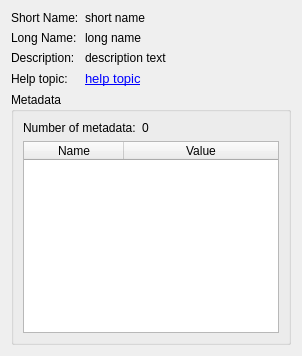
     <widget class="QWidget" name="driverTab">
      <attribute name="title">
       <string>Driver</string>
      </attribute>
      <layout class="QVBoxLayout" name="driverTabVerticalLayout">
       <item>
        <layout class="QHBoxLayout" name="driverHorizontalLayout">
         <item>
          <layout class="QGridLayout" name="driverGridLayout">
           <item row="0" column="0">
            <widget class="QLabel" name="driverShortNameLabel">
             <property name="text">
              <string>Short Name:</string>
             </property>
            </widget>
           </item>
           <item row="0" column="1">
            <widget class="QLabel" name="driverShortNameValue">
             <property name="toolTip">
              <string>Short name of the driver.</string>
             </property>
             <property name="whatsThis">
              <string>Short name of the driver.</string>
             </property>
             <property name="text">
              <string>short name</string>
             </property>
             <property name="textInteractionFlags">
              <set>Qt::LinksAccessibleByMouse|Qt::TextSelectableByKeyboard|Qt::TextSelectableByMouse</set>
             </property>
            </widget>
           </item>
           <item row="1" column="0">
            <widget class="QLabel" name="driverLongNameLabel">
             <property name="text">
              <string>Long Name:</string>
             </property>
            </widget>
           </item>
           <item row="1" column="1">
            <widget class="QLabel" name="driverLongNameValue">
             <property name="toolTip">
              <string>Long name of the driver.</string>
             </property>
             <property name="whatsThis">
              <string>Long name of the driver.</string>
             </property>
             <property name="text">
              <string>long name</string>
             </property>
             <property name="textInteractionFlags">
              <set>Qt::LinksAccessibleByMouse|Qt::TextSelectableByKeyboard|Qt::TextSelectableByMouse</set>
             </property>
            </widget>
           </item>
           <item row="2" column="0">
            <widget class="QLabel" name="driverDescriptionLabel">
             <property name="text">
              <string>Description:</string>
             </property>
            </widget>
           </item>
           <item row="2" column="1">
            <widget class="QLabel" name="driverDescriptionValue">
             <property name="toolTip">
              <string>Driver description.</string>
             </property>
             <property name="whatsThis">
              <string>Driver description.</string>
             </property>
             <property name="text">
              <string>description text</string>
             </property>
             <property name="textInteractionFlags">
              <set>Qt::LinksAccessibleByMouse|Qt::TextSelectableByKeyboard|Qt::TextSelectableByMouse</set>
             </property>
            </widget>
           </item>
           <item row="3" column="0">
            <widget class="QLabel" name="driverHelpTopicLabel">
             <property name="text">
              <string>Help topic:</string>
             </property>
            </widget>
           </item>
           <item row="3" column="1">
            <widget class="QLabel" name="driverHelpTopicValue">
             <property name="toolTip">
              <string>Help topic in the GDAL library documentation.</string>
             </property>
             <property name="whatsThis">
              <string>Help topic in the GDAL library documentation.</string>
             </property>
             <property name="text">
              <string>&lt;!DOCTYPE HTML PUBLIC &quot;-//W3C//DTD HTML 4.0//EN&quot; &quot;http://www.w3.org/TR/REC-html40/strict.dtd&quot;&gt;
&lt;html&gt;&lt;head&gt;&lt;meta name=&quot;qrichtext&quot; content=&quot;1&quot; /&gt;&lt;style type=&quot;text/css&quot;&gt;
p, li { white-space: pre-wrap; }
&lt;/style&gt;&lt;/head&gt;&lt;body style=&quot; font-family:'DejaVu Sans'; font-size:10pt; font-weight:400; font-style:normal;&quot;&gt;
&lt;p style=&quot; margin-top:0px; margin-bottom:0px; margin-left:0px; margin-right:0px; -qt-block-indent:0; text-indent:0px;&quot;&gt;&lt;a href=&quot;http://www.gdal.org/&quot;&gt;&lt;span style=&quot; text-decoration: underline; color:#0000ff;&quot;&gt;help topic&lt;/span&gt;&lt;/a&gt;&lt;/p&gt;&lt;/body&gt;&lt;/html&gt;</string>
             </property>
             <property name="openExternalLinks">
              <bool>true</bool>
             </property>
             <property name="textInteractionFlags">
              <set>Qt::LinksAccessibleByMouse|Qt::TextSelectableByKeyboard|Qt::TextSelectableByMouse</set>
             </property>
            </widget>
           </item>
          </layout>
         </item>
         <item>
          <spacer name="driverHorizontalSpacer">
           <property name="orientation">
            <enum>Qt::Horizontal</enum>
           </property>
           <property name="sizeHint" stdset="0">
            <size>
             <width>40</width>
             <height>20</height>
            </size>
           </property>
          </spacer>
         </item>
        </layout>
       </item>
       <item>
        <widget class="QGroupBox" name="driverMetadataGroupBox">
         <property name="sizePolicy">
          <sizepolicy hsizetype="Preferred" vsizetype="Preferred">
           <horstretch>0</horstretch>
           <verstretch>4</verstretch>
          </sizepolicy>
         </property>
         <property name="title">
          <string>Metadata</string>
         </property>
         <layout class="QVBoxLayout" name="driverMetadataVerticalLayout">
          <item>
           <layout class="QHBoxLayout" name="driverMetadataNumHorizontalLayout">
            <item>
             <widget class="QLabel" name="driverMetadataNumLabel">
              <property name="sizePolicy">
               <sizepolicy hsizetype="Minimum" vsizetype="Minimum">
                <horstretch>0</horstretch>
                <verstretch>0</verstretch>
               </sizepolicy>
              </property>
              <property name="text">
               <string>Number of metadata:</string>
              </property>
             </widget>
            </item>
            <item>
             <widget class="QLabel" name="driverMetadataNumValue">
              <property name="sizePolicy">
               <sizepolicy hsizetype="Preferred" vsizetype="Minimum">
                <horstretch>1</horstretch>
                <verstretch>0</verstretch>
               </sizepolicy>
              </property>
              <property name="sizeIncrement">
               <size>
                <width>1</width>
                <height>0</height>
               </size>
              </property>
              <property name="text">
               <string>0</string>
              </property>
              <property name="textInteractionFlags">
               <set>Qt::LinksAccessibleByMouse|Qt::TextSelectableByKeyboard|Qt::TextSelectableByMouse</set>
              </property>
             </widget>
            </item>
           </layout>
          </item>
          <item>
           <widget class="QTableWidget" name="driverMetadataTableWidget">
            <property name="sizePolicy">
             <sizepolicy hsizetype="Expanding" vsizetype="Expanding">
              <horstretch>0</horstretch>
              <verstretch>4</verstretch>
             </sizepolicy>
            </property>
            <property name="contextMenuPolicy">
             <enum>Qt::ActionsContextMenu</enum>
            </property>
            <property name="toolTip">
             <string>GDAL driver metadata.</string>
            </property>
            <property name="whatsThis">
             <string>GDAL driver metadata.</string>
            </property>
            <property name="editTriggers">
             <set>QAbstractItemView::NoEditTriggers</set>
            </property>
            <property name="horizontalScrollMode">
             <enum>QAbstractItemView::ScrollPerPixel</enum>
            </property>
            <property name="sortingEnabled">
             <bool>true</bool>
            </property>
            <attribute name="horizontalHeaderStretchLastSection">
             <bool>true</bool>
            </attribute>
            <attribute name="horizontalHeaderStretchLastSection">
             <bool>true</bool>
            </attribute>
            <column>
             <property name="text">
              <string>Name</string>
             </property>
            </column>
            <column>
             <property name="text">
              <string>Value</string>
             </property>
            </column>
           </widget>
          </item>
         </layout>
        </widget>
       </item>
      </layout>
     </widget>
